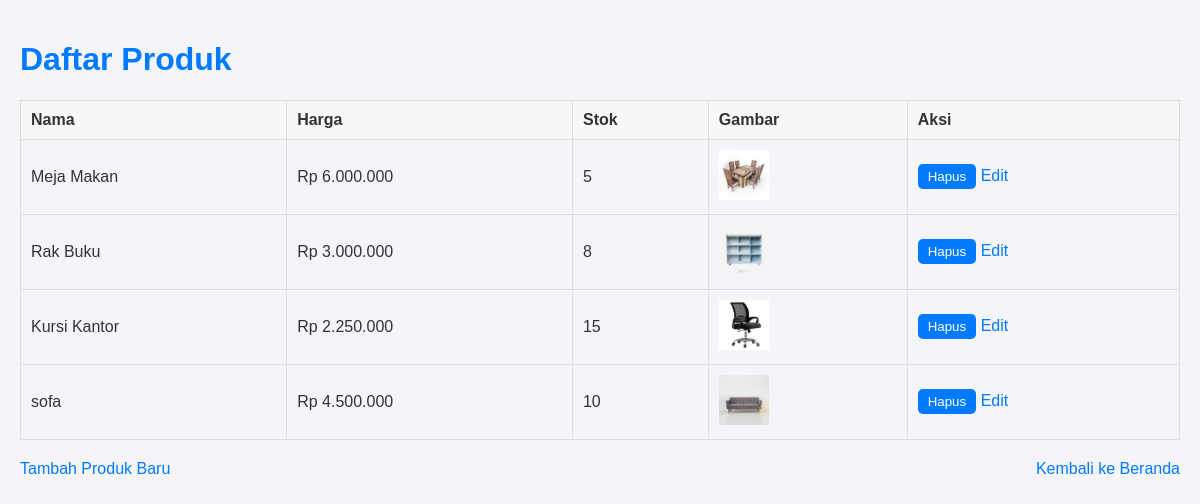
Screenshot of /crud.php with the database file from the repository.
### tables this page shows
CREATE TABLE `products` (
  `id` int(11) NOT NULL,
  `name` varchar(100) NOT NULL,
  `price` int(11) NOT NULL,
  `stock` int(11) NOT NULL,
  `image` varchar(255) NOT NULL
);

### crud.php (the view, shortened to what this page needs)
<?php
require 'db.php';
$products = $pdo->query("SELECT * FROM products")->fetchAll(PDO::FETCH_ASSOC);
?>
<!DOCTYPE html>
<html lang="id">
<head>
    <link rel="stylesheet" href="crud-style.css">
</head>
<body>
    <h1>Daftar Produk</h1>
    <table>
        <thead>
            <tr>
                <th>Nama</th>
                <th>Harga</th>
                <th>Stok</th>
                <th>Gambar</th>
                <th>Aksi</th>
            </tr>
        </thead>
        <tbody>
            <?php foreach ($products as $product): ?>
                <tr>
                    <td><?= htmlspecialchars($product['name']) ?></td>
                    <td>Rp <?= number_format($product['price'], 0, ',', '.') ?></td>
                    <td><?= htmlspecialchars($product['stock']) ?></td>
                    <td><img src="uploads/<?= htmlspecialchars($product['image']) ?>" alt="<?= htmlspecialchars($product['name']) ?>" width="50"></td>
                    <td>
                        <form method="POST" action="crud.php" style="display:inline;" id="delete-form-<?= $product['id'] ?>">
                            <button type="button" onclick="confirmDelete(<?= $product['id'] ?>)">Hapus</button>
                        </form>
                        <a href="update_product.php?id=<?= $product['id'] ?>&name=<?= htmlspecialchars($product['name']) ?>&price=<?= $product['price'] ?>&stock=<?= $product['stock'] ?>">Edit</a>
                    </td>
                </tr>
            <?php endforeach; ?>
        </tbody>
    </table>
    <a href="add_product.php">Tambah Produk Baru</a>
    <a href="index.php" class="back-to-home">Kembali ke Beranda</a>
</body>
</html>

### crud-style.css (style rules this page uses)
body { font-family: Arial, sans-serif; margin: 0; padding: 20px; background-color: #f4f4f9; color: #333; }
h1, h2 { color: #007BFF; }
table { width: 100%; border-collapse: collapse; margin-bottom: 20px; }
table, th, td { border: 1px solid #ddd; }
th, td { padding: 10px; text-align: left; }
th { background-color: #f8f8f8; }
button { background-color: #007BFF; color: white; border: none; padding: 5px 10px; cursor: pointer; border-radius: 5px; transition: background-color 0.3s ease; }
form { margin-top: 20px; }
a { color: #007BFF; text-decoration: none; }
.back-to-home { float: right; }

### rows the page displays
products: name "Meja Makan", price "6.000.000", stock "5", image (picture)
products: name "Rak Buku", price "3.000.000", stock "8", image (picture)
products: name "Kursi Kantor", price "2.250.000", stock "15", image (picture)
products: name "sofa", price "4.500.000", stock "10", image (picture)
